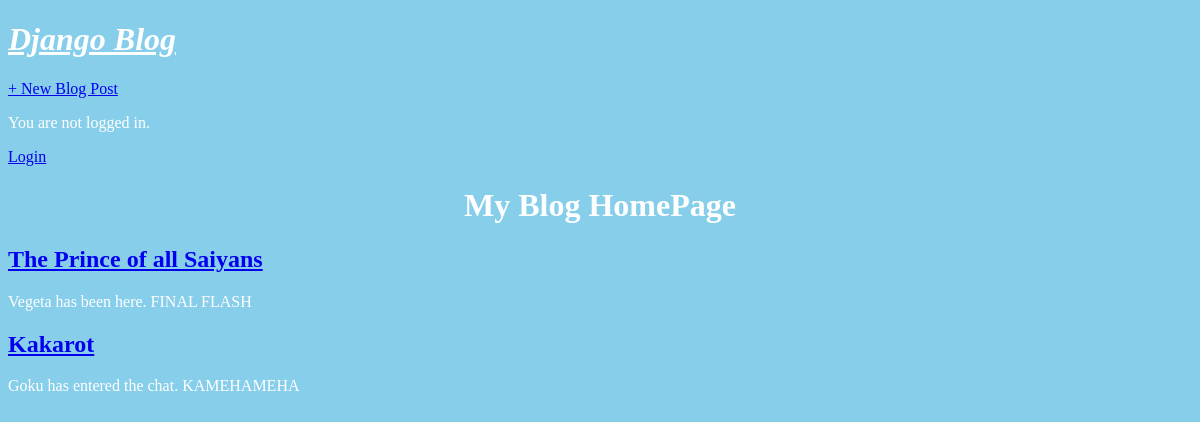
The app's page /, older data.
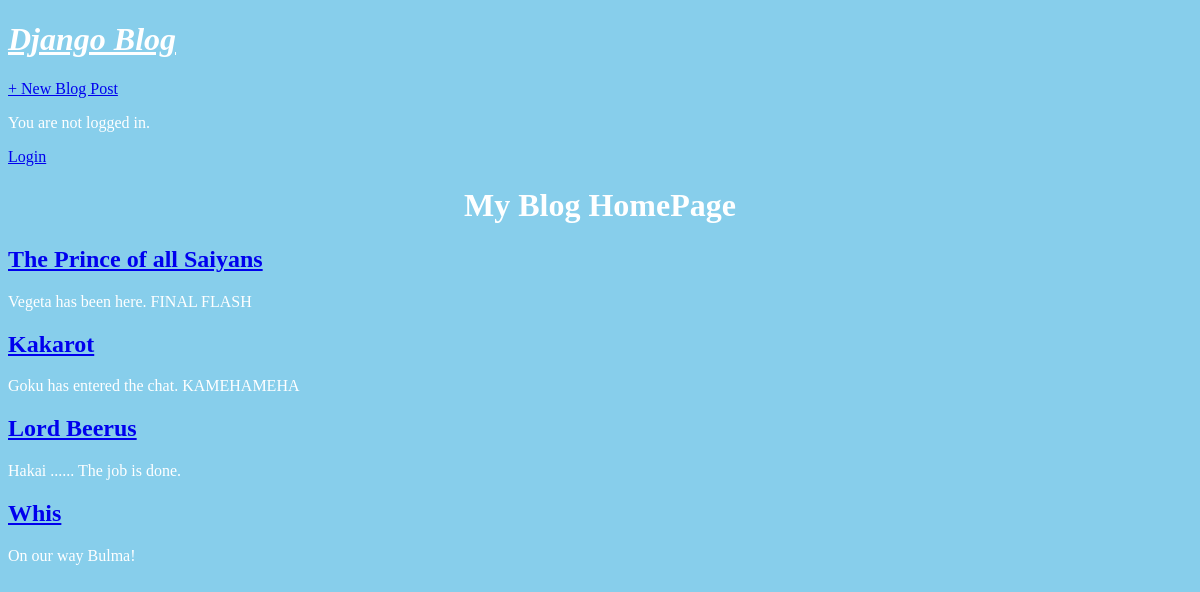
The same page, newer data.
### blog/models.py (models this page shows, shortened)
class Post(models.Model):
    title = models.CharField(max_length=200)
    author = models.ForeignKey('auth.User', on_delete=models.CASCADE)
    body = models.TextField()

### blog/views.py (the view)
# urls.py: path('', BlogListView.as_view(), name='home'),
class BlogListView(ListView):
    model = Post
    template_name = 'home.html'

### templates/home.html
{% extends 'base.html' %}
{% block content %}
    <h1 align="center">My Blog HomePage</h1>
    {% for post in object_list %}
    <div class="post-entry">
    <h2><a href="{% url 'post_detail' post.pk %}">{{ post.title }}</a></h2>
    <p>{{ post.body }}</p>
    </div>
{% endfor %}
{% endblock %}

### templates/base.html (shortened to what this page needs)
<!DOCTYPE html>
{% load static %}
<html lang="en">
<head>
    <link href="{% static 'css/base.css' %}" rel="stylesheet">
</head>
<header>
    <div class="nav-left">
    <h1><a href="{% url 'home' %}">Django Blog</a></h1>
    </div>
    <div class="nav-right">
        <a href="{% url 'post_new' %}">+ New Blog Post</a>
    </div>
</header>
{% if user.is_authenticated %}
<p>Welcome, {{ user.username }}!</p>
    <p><a href="{% url 'logout' %}">Log Out</a></p>
{% else %}
<p>You are not logged in.</p>
<a href="{% url 'login' %}">Login</a>
{% endif %}
<body>
<div>
{% block content %}
{% endblock %}
</div>
</body>
</html>

### static/css/base.css (style rules this page uses)
header h1 a { font-style: italic; color: white; font-weight: bold; }
body { background-color: skyblue; color: white; }

Row changes from the older to the newer data that the page shows:
added Post: title "Lord Beerus", body "Hakai ...... The job is done."
added Post: title "Whis", body "On our way Bulma!"
